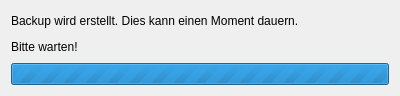
<?xml version="1.0" encoding="UTF-8"?>
<ui version="4.0">
 <class>DatabaseBackup</class>
 <widget class="QDialog" name="DatabaseBackup">
  <property name="geometry">
   <rect>
    <x>0</x>
    <y>0</y>
    <width>400</width>
    <height>96</height>
   </rect>
  </property>
  <property name="windowTitle">
   <string>Dialog</string>
  </property>
  <layout class="QVBoxLayout" name="verticalLayout">
   <item>
    <widget class="QLabel" name="label">
     <property name="text">
      <string>Backup wird erstellt. Dies kann einen Moment dauern.</string>
     </property>
    </widget>
   </item>
   <item>
    <widget class="QLabel" name="label_2">
     <property name="text">
      <string>Bitte warten!</string>
     </property>
    </widget>
   </item>
   <item>
    <widget class="QProgressBar" name="progressBar">
     <property name="maximum">
      <number>0</number>
     </property>
     <property name="value">
      <number>0</number>
     </property>
     <property name="textVisible">
      <bool>false</bool>
     </property>
    </widget>
   </item>
  </layout>
 </widget>
 <resources/>
 <connections/>
</ui>
